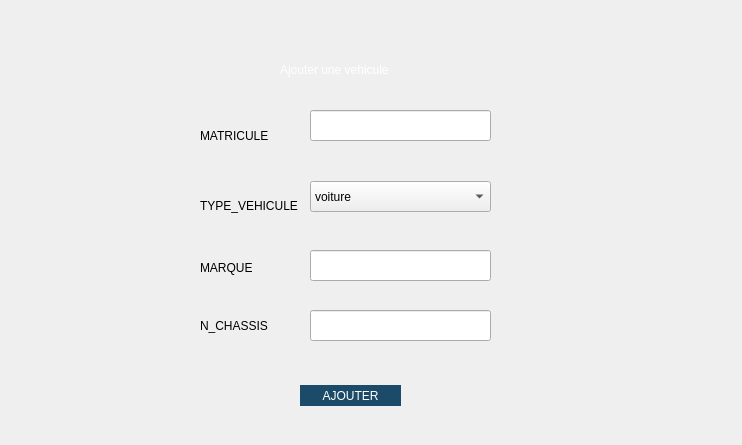
<?xml version="1.0" encoding="UTF-8"?>
<ui version="4.0">
 <class>Ajouter</class>
 <widget class="QMainWindow" name="Ajouter">
  <property name="geometry">
   <rect>
    <x>0</x>
    <y>0</y>
    <width>742</width>
    <height>445</height>
   </rect>
  </property>
  <property name="windowTitle">
   <string>MainWindow</string>
  </property>
  <widget class="QWidget" name="centralwidget">
   <widget class="QLabel" name="label">
    <property name="geometry">
     <rect>
      <x>-5</x>
      <y>-45</y>
      <width>771</width>
      <height>531</height>
     </rect>
    </property>
    <property name="text">
     <string/>
    </property>
    <property name="pixmap">
     <pixmap resource="resources.qrc">:/images/icons/Inter.png</pixmap>
    </property>
   </widget>
   <widget class="QPushButton" name="pushButton">
    <property name="geometry">
     <rect>
      <x>300</x>
      <y>385</y>
      <width>101</width>
      <height>21</height>
     </rect>
    </property>
    <property name="styleSheet">
     <string notr="true">background-color:rgb(27, 75, 104);
color:white;
border-radius:15px;
</string>
    </property>
    <property name="text">
     <string>AJOUTER</string>
    </property>
   </widget>
   <widget class="QLineEdit" name="lineEdit_matricule">
    <property name="geometry">
     <rect>
      <x>310</x>
      <y>110</y>
      <width>181</width>
      <height>31</height>
     </rect>
    </property>
   </widget>
   <widget class="QLabel" name="label_2">
    <property name="geometry">
     <rect>
      <x>200</x>
      <y>126</y>
      <width>71</width>
      <height>20</height>
     </rect>
    </property>
    <property name="text">
     <string>MATRICULE</string>
    </property>
   </widget>
   <widget class="QLabel" name="label_3">
    <property name="geometry">
     <rect>
      <x>200</x>
      <y>195</y>
      <width>101</width>
      <height>21</height>
     </rect>
    </property>
    <property name="text">
     <string>TYPE_VEHICULE</string>
    </property>
   </widget>
   <widget class="QLabel" name="label_4">
    <property name="geometry">
     <rect>
      <x>200</x>
      <y>260</y>
      <width>56</width>
      <height>16</height>
     </rect>
    </property>
    <property name="text">
     <string>MARQUE</string>
    </property>
   </widget>
   <widget class="QLabel" name="label_5">
    <property name="geometry">
     <rect>
      <x>200</x>
      <y>316</y>
      <width>81</width>
      <height>20</height>
     </rect>
    </property>
    <property name="text">
     <string>N_CHASSIS</string>
    </property>
   </widget>
   <widget class="QComboBox" name="type_v">
    <property name="geometry">
     <rect>
      <x>310</x>
      <y>181</y>
      <width>181</width>
      <height>31</height>
     </rect>
    </property>
    <item>
     <property name="text">
      <string>voiture</string>
     </property>
    </item>
    <item>
     <property name="text">
      <string>motor</string>
     </property>
    </item>
    <item>
     <property name="text">
      <string>camion</string>
     </property>
    </item>
    <item>
     <property name="text">
      <string/>
     </property>
    </item>
   </widget>
   <widget class="QLineEdit" name="lineEdit_marque">
    <property name="geometry">
     <rect>
      <x>310</x>
      <y>250</y>
      <width>181</width>
      <height>31</height>
     </rect>
    </property>
   </widget>
   <widget class="QLineEdit" name="lineEdit_chassis">
    <property name="geometry">
     <rect>
      <x>310</x>
      <y>310</y>
      <width>181</width>
      <height>31</height>
     </rect>
    </property>
   </widget>
   <widget class="QLabel" name="label_6">
    <property name="geometry">
     <rect>
      <x>280</x>
      <y>60</y>
      <width>131</width>
      <height>20</height>
     </rect>
    </property>
    <property name="styleSheet">
     <string notr="true">color: rgb(255, 255, 255);</string>
    </property>
    <property name="text">
     <string>Ajouter une vehicule</string>
    </property>
   </widget>
  </widget>
 </widget>
 <resources>
  <include location="resources.qrc"/>
 </resources>
 <connections/>
</ui>
